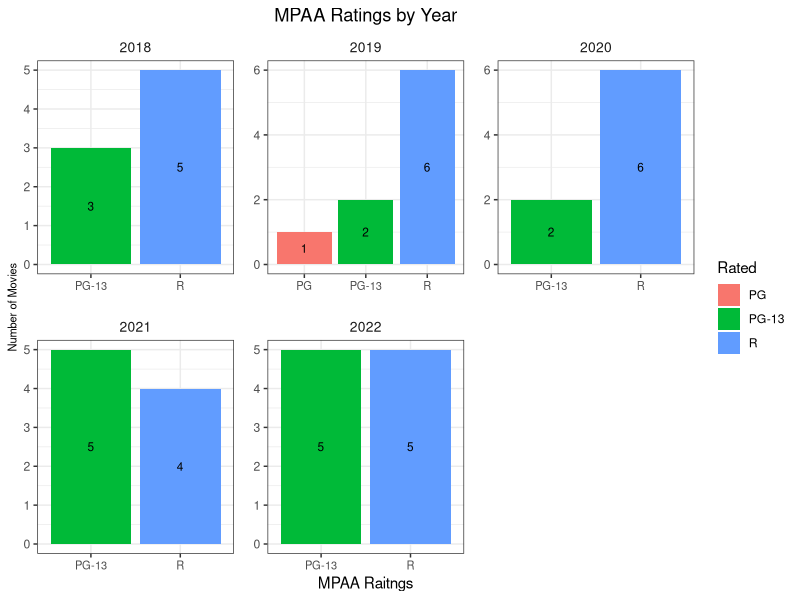
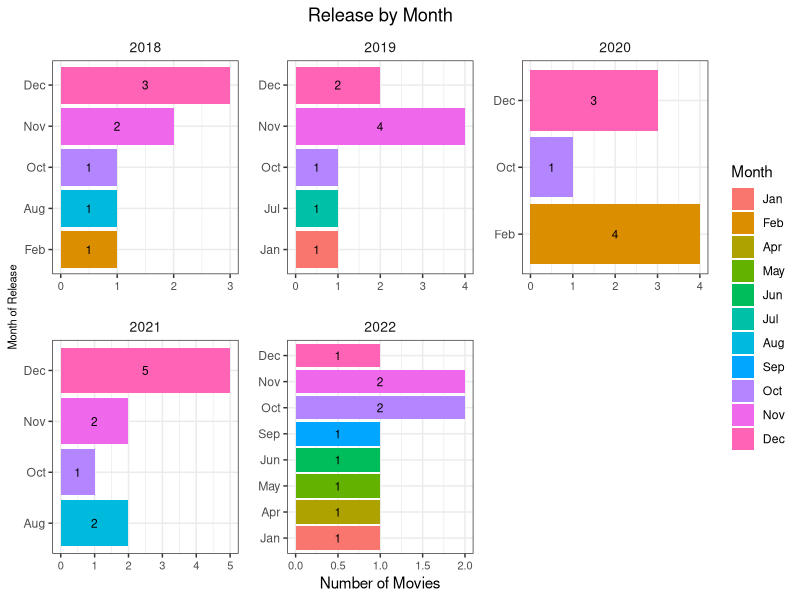
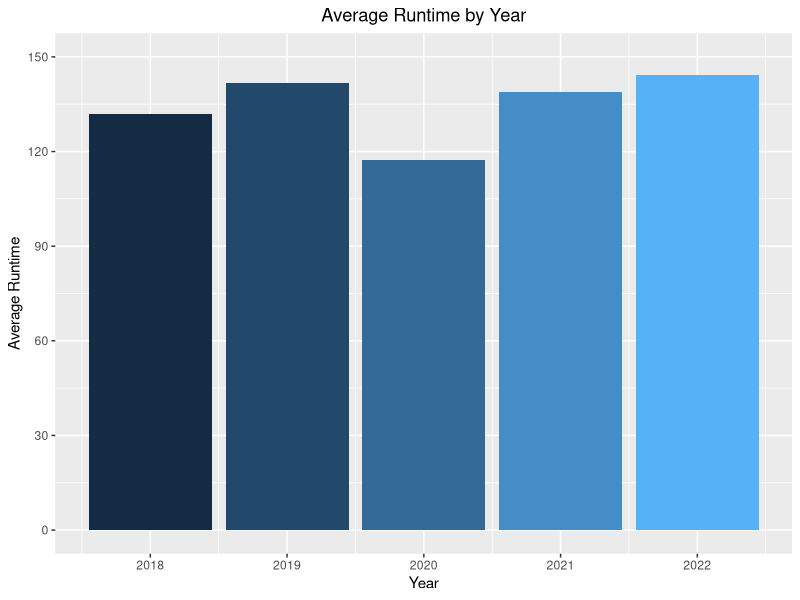
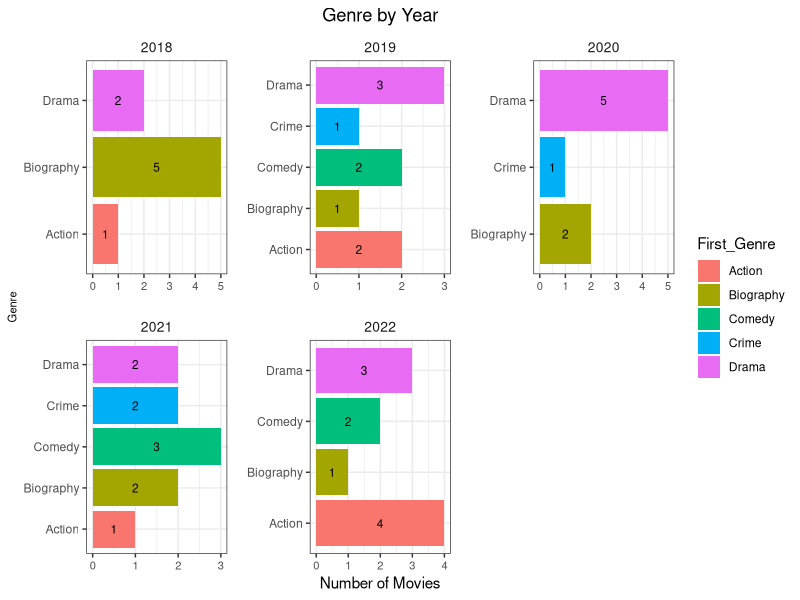
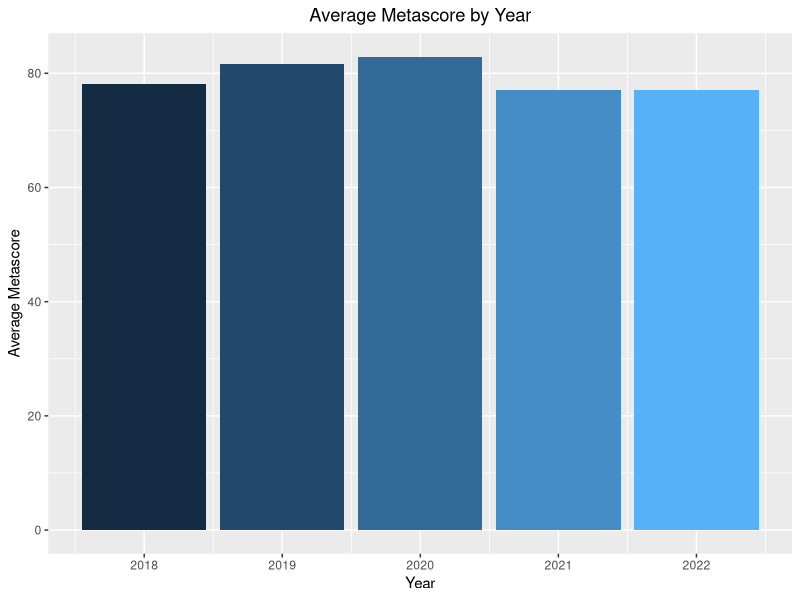
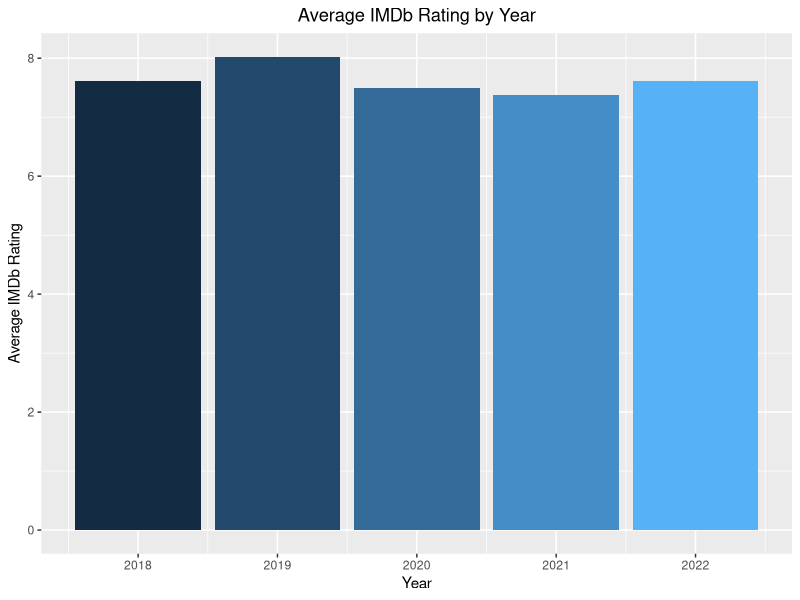
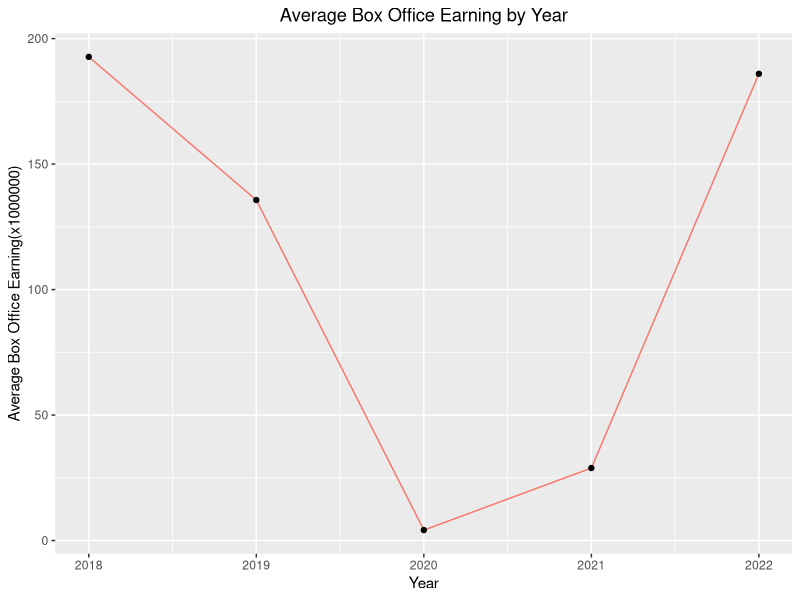
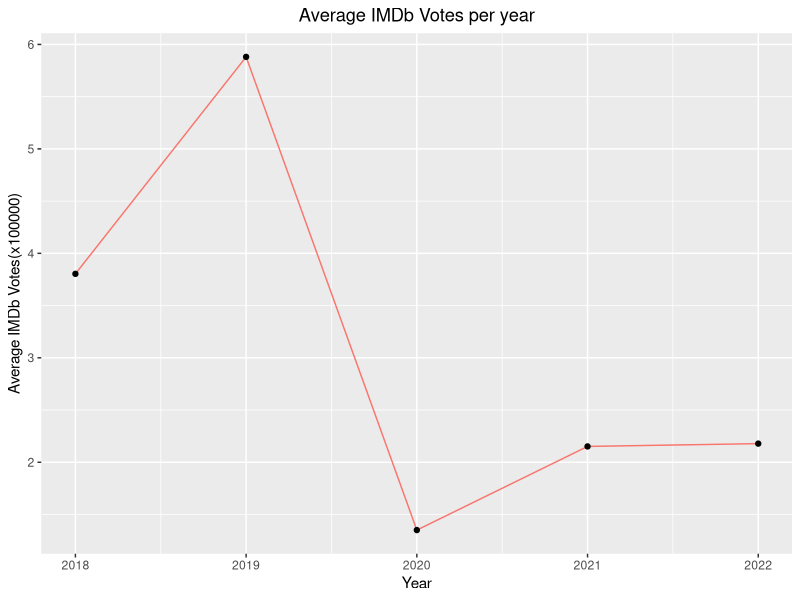

R code for these plots, in order:
library(tidyverse)
library(ggplot2)
library(stringr)
library(lubridate)


movies_df <- read.csv("./Data/oscar_movies.csv")

###################################################################
#  MPAA rating by year
##################################################################
movies_df %>% filter(Rated != "Unrated") %>% 
ggplot(., aes(x = Rated, fill = Rated)) + 
  geom_bar() + 
  facet_wrap(~Year, scales = "free") +
  labs(x = "MPAA Raitngs", y = "Number of Movies", 
       title = "MPAA Ratings by Year") + 
  theme_bw() +
  theme(panel.spacing = unit(0.5, "cm"),
        strip.background = element_blank(),
        strip.text.x = element_text(size = 10), 
        axis.text.x = element_text(size = 8),
        axis.title.y = element_text(size = 8),
        plot.title = element_text(hjust=0.5))  +
  geom_text(stat = "count", aes(label=..count.., y=..count..), 
            position = position_stack(vjust=0.5),size=3)

#####################################################################
# Release by month, May be receny bias
######################################################################

movies_df$Date <- strptime(movies_df$Released, format = '%d-%b-%Y')
movies_df$Month <- format(movies_df$Date,format='%b')

months_ordered <- c("Jan","Feb","Mar","Apr","May","Jun", 
                               "Jul", "Aug", "Sep", "Oct", "Nov", 
                               "Dec")

movies_df$Month <- factor(movies_df$Month, levels = months_ordered)

  ggplot(movies_df, aes(x = Month, fill = Month)) + 
  geom_bar() + 
  facet_wrap(~Year, scales = "free") +
  labs(x = "Month of Release", y = "Number of Movies", 
       title = "Release by Month") + coord_flip() +
  theme_bw() +
  theme(panel.spacing = unit(0.5, "cm"),
        strip.background = element_blank(),
        strip.text.x = element_text(size = 10), 
        axis.text.x = element_text(size = 8),
        axis.title.y = element_text(size = 8),
        plot.title = element_text(hjust=0.5))  +
  geom_text(stat = "count", aes(label=..count.., y=..count..), 
            position = position_stack(vjust=0.5),size=3)


######################################################################
## Average Runtime by Year
#######################################################################

movies_df <- movies_df %>%
    mutate(Runtime = str_replace(Runtime,"min$",""))

movies_df <- movies_df %>%
  mutate(Runtime = str_replace(Runtime," ",""))

movies_df$Runtime = as.numeric(movies_df$Runtime)

movies_df %>% group_by(Year) %>% summarise(mean(Runtime)) %>% 
  ggplot(aes(x=Year, y = `mean(Runtime)`, fill=Year)) + 
  geom_bar(stat = "identity") + 
  labs(x="Year", y="Average Runtime", title="Average Runtime by Year") +
  theme(plot.title = element_text(hjust=0.5), legend.position = "none")+
  scale_y_continuous(limits = c(0, 150), breaks = seq(0, 150,by=30))

##############################################################
## Genre by Year
################################################################

movies_df$First_Genre <- sapply(strsplit(movies_df$Genre, ","), 
                                function(x) trimws(x[1]))


ggplot(movies_df, aes(x = First_Genre, fill = First_Genre)) + 
  geom_bar() + 
  facet_wrap(~Year, scales = "free") +
  labs(x = "Genre", y = "Number of Movies", 
       title = "Genre by Year") + coord_flip() +
  theme_bw() +
  theme(panel.spacing = unit(0.5, "cm"),
        strip.background = element_blank(),
        strip.text.x = element_text(size = 10), 
        axis.text.x = element_text(size = 8),
        axis.title.y = element_text(size = 8),
        plot.title = element_text(hjust=0.5))  +
  geom_text(stat = "count", aes(label=..count.., y=..count..), 
            position = position_stack(vjust=0.5),size=3)

###################################################################
# Average Metascore by Year
##################################################################

movies_df %>% group_by(Year) %>% summarise(mean(Metascore)) %>% 
  ggplot(aes(x=Year, y = `mean(Metascore)`, fill=Year)) + 
  geom_bar(stat = "identity") + 
  labs(x="Year", y="Average Metascore", 
       title="Average Metascore by Year") +
  theme(plot.title = element_text(hjust=0.5), 
        legend.position = "none")

####################################################################
# Averange imdb rating by year
######################################################################

movies_df %>% group_by(Year) %>% summarise(mean(imdbRating)) %>% 
  ggplot(aes(x=Year, y = `mean(imdbRating)`, fill=Year)) + 
  geom_bar(stat = "identity") + 
  labs(x="Year", y="Average IMDb Rating", 
       title="Average IMDb Rating by Year") +
  theme(plot.title = element_text(hjust=0.5), 
        legend.position = "none")

###################################################################
# Average box office earning by year
#################################################################3

movies_df <- movies_df %>% 
  mutate(BoxOffice = str_remove_all(BoxOffice, "[$,]"))

movies_df$BoxOffice <-as.numeric(movies_df$BoxOffice)
movies_df$BoxOffice <- movies_df$BoxOffice/1000000


movies_df %>% group_by(Year) %>% 
  summarise(mean(BoxOffice, na.rm=TRUE)) %>% 
  ggplot(aes(x=Year, y = `mean(BoxOffice, na.rm = TRUE)`, fill=Year)) + 
  geom_line(stat = "identity", aes(col="red")) + 
  geom_point() +
  labs(x="Year", y="Average Box Office Earning(x1000000)",
       title="Average Box Office Earning by Year") +
  theme(plot.title = element_text(hjust=0.5), 
        legend.position = "none")

# TODO: Insert data for sound of metal and Judas

###################################################################
# Average imdb votes per year
###############################################################

movies_df <- movies_df %>% 
  mutate(imdbVotes = str_remove_all(imdbVotes, "[,]"))
movies_df$imdbVotes <- as.numeric(movies_df$imdbVotes)
movies_df$imdbVotes <- movies_df$imdbVotes/100000

movies_df %>% group_by(Year) %>% 
  summarise(mean(imdbVotes, na.rm=TRUE)) %>% 
  ggplot(aes(x=Year, y = `mean(imdbVotes, na.rm = TRUE)`, fill=Year)) + 
  geom_line(stat = "identity", aes(col="red")) + 
  geom_point() +
  labs(x="Year", y="Average IMDb Votes(x100000)",
       title="Average IMDb Votes per year") +
  theme(plot.title = element_text(hjust=0.5), 
        legend.position = "none")


























